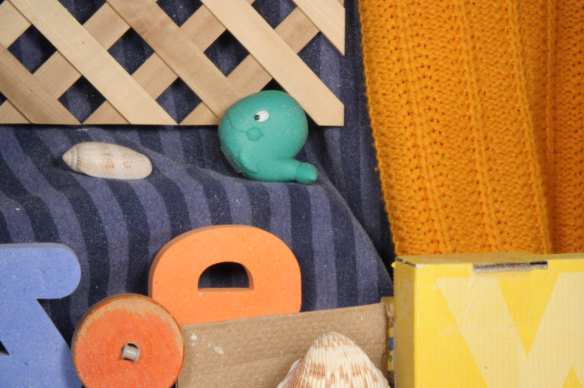
%> input picture writeup/frame10.png, 584 x 388 px
$ octave runner.m   (GNU Octave 9; MATLAB toolbox functions it lacks are replaced by stand-ins)
%> lines starting %> are read from the running program, lines starting %| are printed output that depends on the picture
### flow-code-matlab/readFlowFile.m
function img = readFlowFile(filename)

% readFlowFile read a flow file FILENAME into 2-band image IMG

%   According to the c++ source code of Daniel Scharstein
%   Contact: schar@middlebury.edu

%   Author: Deqing Sun, Department of Computer Science, Brown University
%   Contact: dqsun@cs.brown.edu
%   $Date: 2007-10-31 16:45:40 (Wed, 31 Oct 2006) $

% Copyright 2007, Deqing Sun.
%
%                         All Rights Reserved
%
% Permission to use, copy, modify, and distribute this software and its
% documentation for any purpose other than its incorporation into a
% commercial product is hereby granted without fee, provided that the
% above copyright notice appear in all copies and that both that
% copyright notice and this permission notice appear in supporting
% documentation, and that the name of the author and Brown University not be used in
% advertising or publicity pertaining to distribution of the software
% without specific, written prior permission.
%
% THE AUTHOR AND BROWN UNIVERSITY DISCLAIM ALL WARRANTIES WITH REGARD TO THIS SOFTWARE,
% INCLUDING ALL IMPLIED WARRANTIES OF MERCHANTABILITY AND FITNESS FOR ANY
% PARTICULAR PURPOSE.  IN NO EVENT SHALL THE AUTHOR OR BROWN UNIVERSITY BE LIABLE FOR
% ANY SPECIAL, INDIRECT OR CONSEQUENTIAL DAMAGES OR ANY DAMAGES
% WHATSOEVER RESULTING FROM LOSS OF USE, DATA OR PROFITS, WHETHER IN AN
% ACTION OF CONTRACT, NEGLIGENCE OR OTHER TORTIOUS ACTION, ARISING OUT OF
% OR IN CONNECTION WITH THE USE OR PERFORMANCE OF THIS SOFTWARE.

TAG_FLOAT = 202021.25;  % check for this when READING the file

% sanity check
if isempty(filename) == 1
    error('readFlowFile: empty filename');
end;

idx = findstr(filename, '.');
idx = idx(end);

if length(filename(idx:end)) == 1
    error('readFlowFile: extension required in filename %s', filename);
end;

if strcmp(filename(idx:end), '.flo') ~= 1
    error('readFlowFile: filename %s should have extension ''.flo''', filename);
end;

fid = fopen(filename, 'r');
if (fid < 0)
    error('readFlowFile: could not open %s', filename);
end;

tag     = fread(fid, 1, 'float32');
width   = fread(fid, 1, 'int32');
height  = fread(fid, 1, 'int32');

% sanity check

if (tag ~= TAG_FLOAT)
    error('readFlowFile(%s): wrong tag (possibly due to big-endian machine?)', filename);
end;

if (width < 1 || width > 99999)
    error('readFlowFile(%s): illegal width %d', filename, width);
end;

if (height < 1 || height > 99999)
    error('readFlowFile(%s): illegal height %d', filename, height);
end;

nBands = 2;

% arrange into matrix form
tmp = fread(fid, inf, 'float32');
tmp = reshape(tmp, [width*nBands, height]);
tmp = tmp';
img(:,:,1) = tmp(:, (1:width)*nBands-1);
img(:,:,2) = tmp(:, (1:width)*nBands);

fclose(fid);

### runner.m
addpath('./flow-code-matlab');
titles = {'Dimetrodon', 'Grove2', 'Grove3', 'Hydrangea', 'RubberWhale', 'Urban2', 'Urban3', 'Venus'};
nTitles = length(titles);
results = [];
for i = 1:nTitles
    im1 = double(rgb2gray(imread(['other-data/' titles{i} '/frame10.png'])))/255;
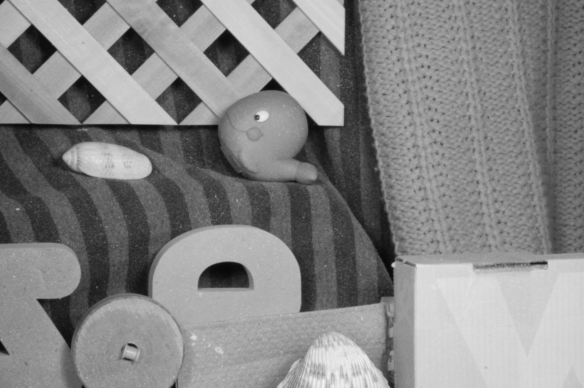
%> im1: size 388x584 double; min 0.0275, max 0.957, mean 0.522
    im2 = double(rgb2gray(imread(['other-data/' titles{i} '/frame11.png'])))/255;
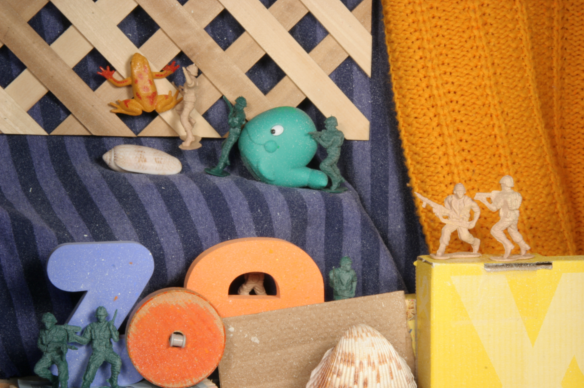
%> input picture eval-data/Army/frame11.png, 584 x 388 px
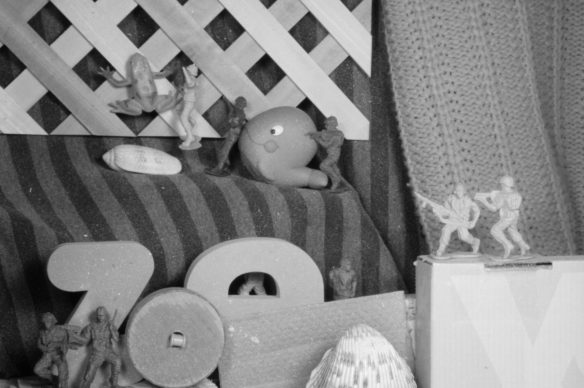
%> im2: size 388x584 double; min 0.0118, max 0.957, mean 0.515
    global groundTruth;
    groundTruth = readFlowFile(['./other-gt-flow/' titles{i} '/flow10.flo']);
%> (the run ends here)
